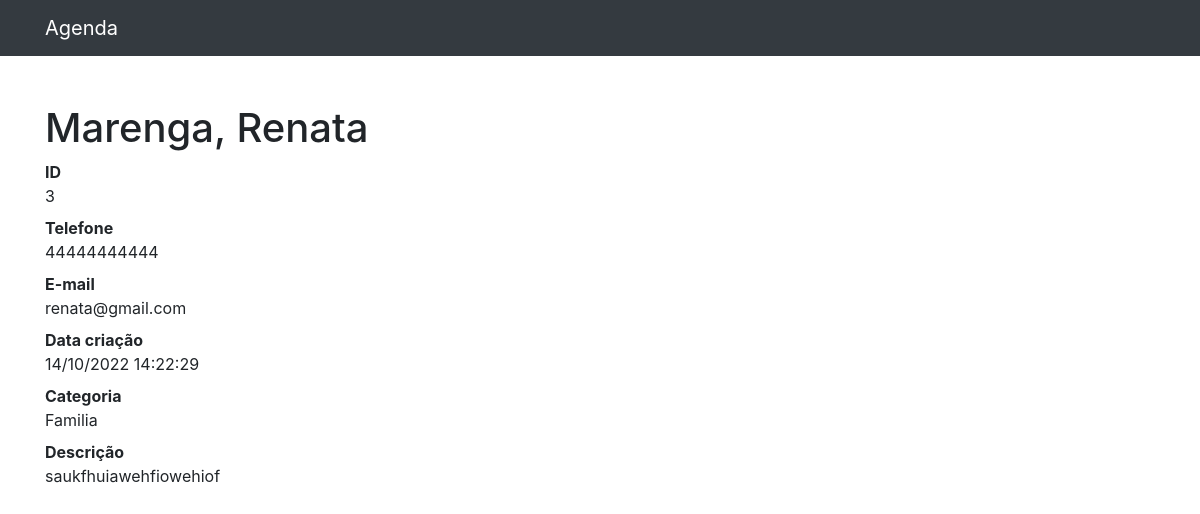
Page /3 on the committed database.
### contatos/models.py (models this page shows, shortened)
class Contato(models.Model):
    nome = models.CharField(max_length=255)
    sobrenome = models.CharField(max_length=255, blank=True)
    telefone = models.CharField(max_length=255)
    email = models.CharField(max_length=255, blank=True)
    data_criacao = models.DateTimeField(default=timezone.now)
    descricao = models.TextField(blank=True)
    categoria = models.ForeignKey(Categoria, on_delete=models.DO_NOTHING)
    mostrar = models.BooleanField(default=True)

class Categoria(models.Model):
    nome = models.CharField(max_length=255)
    def __str__(self):
        return self.nome

### contatos/views.py (the view)
# urls.py: path('<int:contato_id>', views.ver_contato, name='ver_contato'),
def ver_contato(request, contato_id):
    contato = get_object_or_404(Contato, id=contato_id)
    if not contato.mostrar:
        raise Http404
    return render(request, 'contatos/ver_contato.html', {
        'contato': contato
    })

### contatos/templates/contatos/ver_contato.html
{%extends 'base.html'%}
{%block conteudo%}
<h1 class="mt-5">{{ contato.sobrenome }}, {{ contato.nome }}</h1>
<dl>
    <dt>ID</dt>
    <dd>{{ contato.id }}</dd>
    <dt>Telefone</dt>
    <dd>{{ contato.telefone }}</dd>
    <dt>E-mail</dt>
    <dd>{{ contato.email }}</dd>
    <dt>Data criação</dt>
    <dd>{{ contato.data_criacao|date:'d/n/Y H:i:s' }}</dd>
    <dt>Categoria</dt>
    <dd>{{ contato.categoria }}</dd>
    <dt>Descrição</dt>
    <dd>{{ contato.descricao }}</dd>
</dl>
{%endblock%}

### rows in the picture
Contato: sobrenome "Marenga", nome "Renata", id "3", telefone "44444444444", email "renata@gmail.com", data_criacao "14/10/2022 14:22:29", categoria "Familia", descricao "saukfhuiawehfiowehiof"
